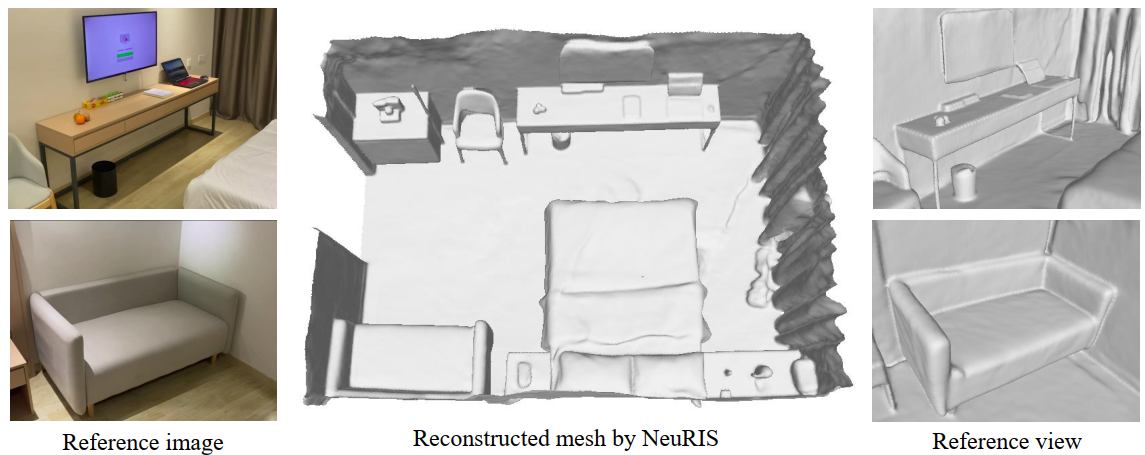
#> input picture NeuRIS/doc/teaser.png, 1145 x 455 px
$ python -i utils_image.py   (imports and definitions only)   (older library calls are emulated)
#> lines starting #> are read from the running program, lines starting #| are printed output that depends on the picture
import matplotlib.pyplot as plt
import torch
import glob, os
import cv2
import logging
from tqdm import tqdm
import numpy as np
from sklearn.cluster import KMeans
import copy
import collections
import struct

from skimage.color import rgb2gray
from skimage.filters import sobel
from skimage.segmentation import felzenszwalb
from skimage.util import img_as_float
from tqdm import tqdm

import NeuRIS.utils.utils_io as IOUtils

DIR_FILE = os.path.abspath(os.path.dirname(__file__))

# [93 lines left out: functions calculate_normal_angle, read_image, write_image, write_images, read_images, not called in this run]

CameraModel = collections.namedtuple("CameraModel", ["model_id", "model_name", "num_params"])
Camera = collections.namedtuple("Camera", ["id", "model", "width", "height", "params"])
BaseImage = collections.namedtuple("Image", ["id", "qvec", "tvec", "camera_id", "name", "xys", "point3D_ids"])
Point3D = collections.namedtuple("Point3D", ["id", "xyz", "rgb", "error", "image_ids", "point2D_idxs"])

class Image(BaseImage):
    def qvec2rotmat(self):
        return qvec2rotmat(self.qvec)

CAMERA_MODELS = {
    CameraModel(model_id=0, model_name="SIMPLE_PINHOLE", num_params=3),
    CameraModel(model_id=1, model_name="PINHOLE", num_params=4),
    CameraModel(model_id=2, model_name="SIMPLE_RADIAL", num_params=4),
    CameraModel(model_id=3, model_name="RADIAL", num_params=5),
    CameraModel(model_id=4, model_name="OPENCV", num_params=8),
    CameraModel(model_id=5, model_name="OPENCV_FISHEYE", num_params=8),
    CameraModel(model_id=6, model_name="FULL_OPENCV", num_params=12),
    CameraModel(model_id=7, model_name="FOV", num_params=5),
    CameraModel(model_id=8, model_name="SIMPLE_RADIAL_FISHEYE", num_params=4),
    CameraModel(model_id=9, model_name="RADIAL_FISHEYE", num_params=5),
    CameraModel(model_id=10, model_name="THIN_PRISM_FISHEYE", num_params=12),
}
CAMERA_MODEL_IDS = dict([(camera_model.model_id, camera_model) for camera_model in CAMERA_MODELS])
CAMERA_MODEL_NAMES = dict([(camera_model.model_name, camera_model) for camera_model in CAMERA_MODELS])


# [551 lines left out: functions read_next_bytes, read_images_binary, read_cameras_binary, qvec2rotmat, create_camera_to_world_matrix, quaternion_to_rotation_matrix and 6 more, not called in this run]

def resize_image(img, target_size, interpolation=cv2.INTER_LINEAR):
    '''Resize image to target size
    Args:
        target_size: (W,H)
    Return img_resize

    '''
    W,H = target_size[0], target_size[1]
    if img.shape[0] != H or img.shape[1] != W:
        img_resize = cv2.resize(img, (W,H), interpolation=interpolation)
        return img_resize
    else:
        return img

# [110 lines left out: functions convert_images_type, add_image_noise, extract_lines, not called in this run]

# image segmentation
def extract_superpixel(path_img, CROP = 16):
#> called with path_img = '../doc/teaser.png', CROP = 16
    scales, markers = [1], [400]

    img = cv2.imread(path_img)
#> img is the input picture: shape (455, 1145, 3); mean B, G, R 184.9, 188.6, 191.4
    image = copy.deepcopy(img)
    image = image[CROP:-CROP, CROP:-CROP, :]
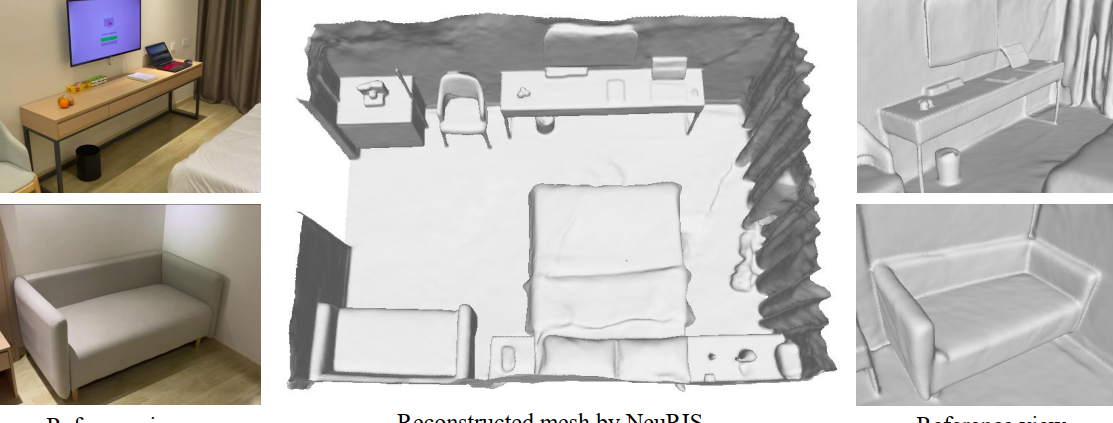
#> image: shape (423, 1113, 3); mean B, G, R 181, 184.9, 187.8

    segments = []
    for s, m in zip(scales, markers):
        image = cv2.resize(image, (384//s, 288//s), interpolation=cv2.INTER_LINEAR)
        image = img_as_float(image)

        gradient = sobel(rgb2gray(image))
        # segment = watershed(gradient, markers=m, compactness=0.001)
        segment = felzenszwalb(image, scale=100, sigma=0.5, min_size=50)
        segments.append(segment)
#> this loop made 1 pass
#> pass 1, in extract_superpixel, `image = cv2.resize(image, (384//s, 288//s), interpolation=cv2.INTER_LI..`:
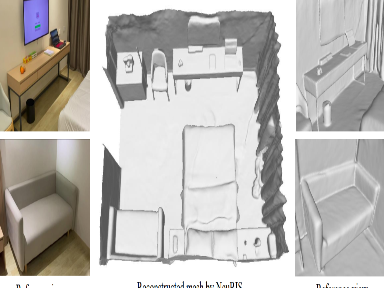
#> image: shape (288, 384, 3); mean B, G, R 180.9, 184.8, 187.7
#> pass 1, in extract_superpixel, `gradient = sobel(rgb2gray(image))`:
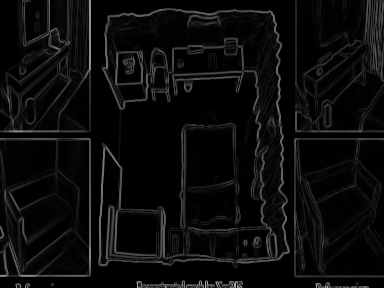
#> gradient: shape (288, 384) float64; min 0, max 0.721, mean 0.0469
#> pass 1, in extract_superpixel, `segment = felzenszwalb(image, scale=100, sigma=0.5, min_size=50)`:
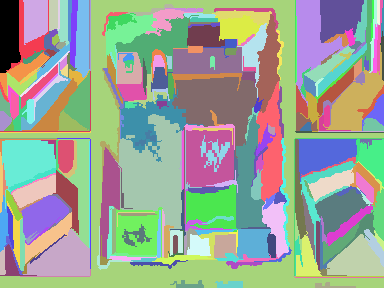
#> segment: shape (288, 384) int64; 274 distinct labels, from 0 to 273; one colour per label, 0 black
#> after the loop, segments = 1 item
    img_seg = segments[0].astype(np.int16)
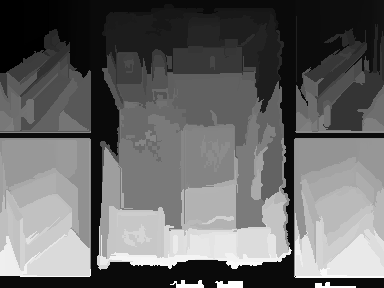
#> img_seg: shape (288, 384) int16; min 0, max 273, mean 110.5; drawn with min black and max white
    img_seg = resize_image(img_seg, target_size=img.shape[:2][::-1], interpolation=cv2.INTER_NEAREST)
#> in resize_image, `img_resize = cv2.resize(img, (W,H), interpolation=interpolation)`:
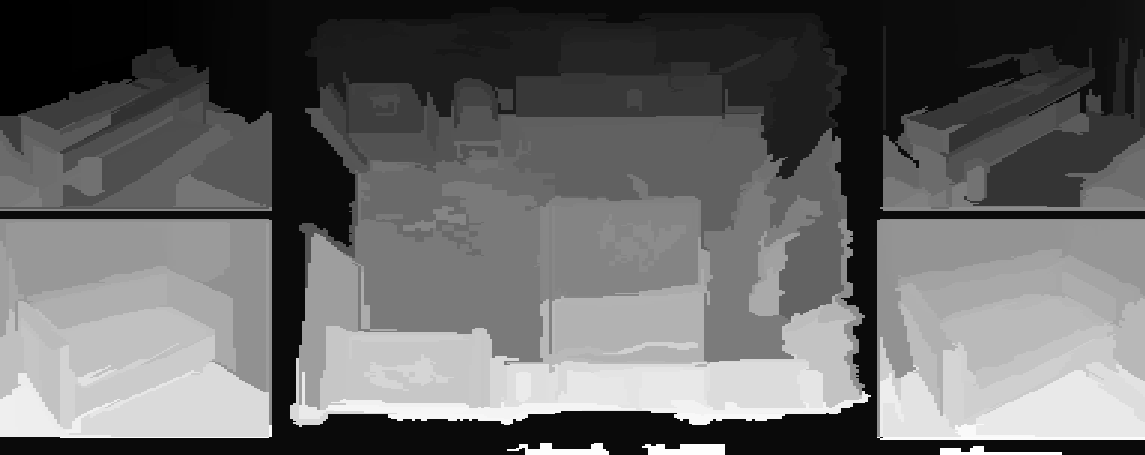
#> img_resize: shape (455, 1145) int16; min 0, max 273, mean 110.4; drawn with min black and max white
    return img, img_seg

# [168 lines left out: functions find_labels_max_clusters, visualize_semantic_label, remove_small_isolated_areas, convert_gray_to_cmap, crop_images, split_video_to_frames and 3 more, not called in this run]


>>> result = extract_superpixel('../doc/teaser.png')
